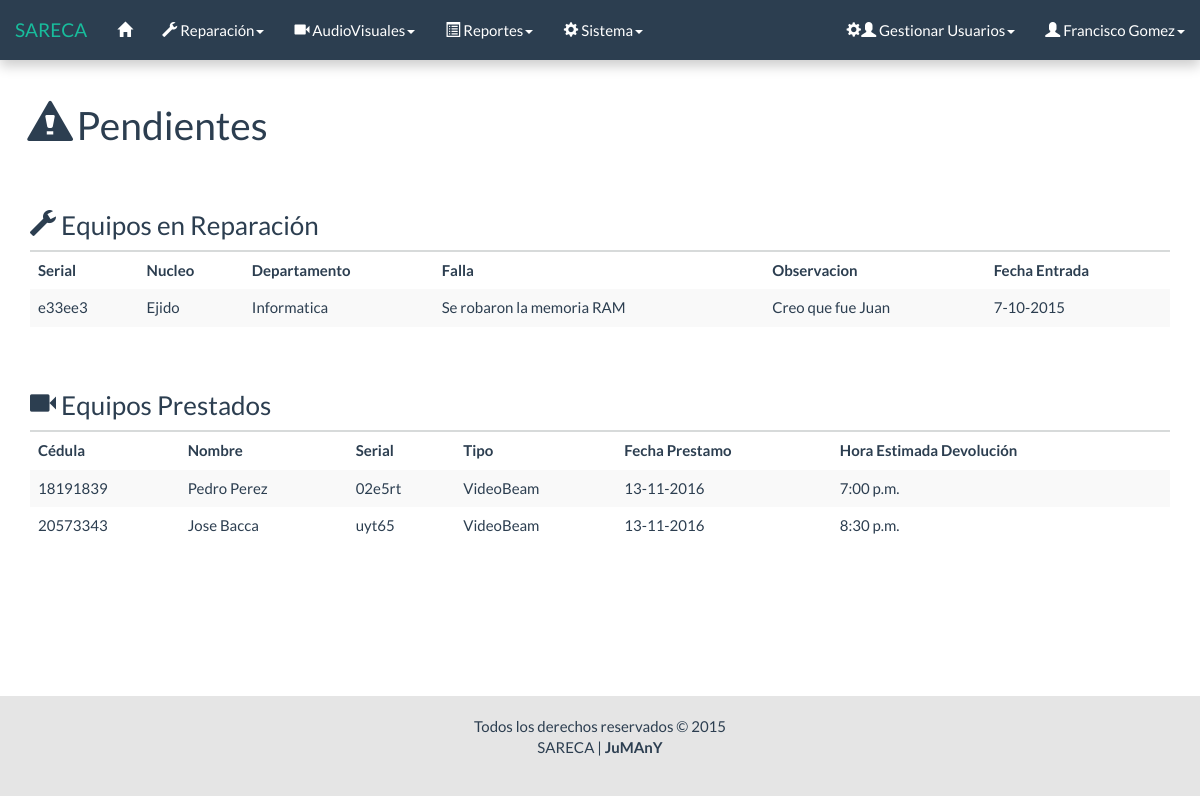
The page /html/inicio.php (signed in) on the database as committed earlier.
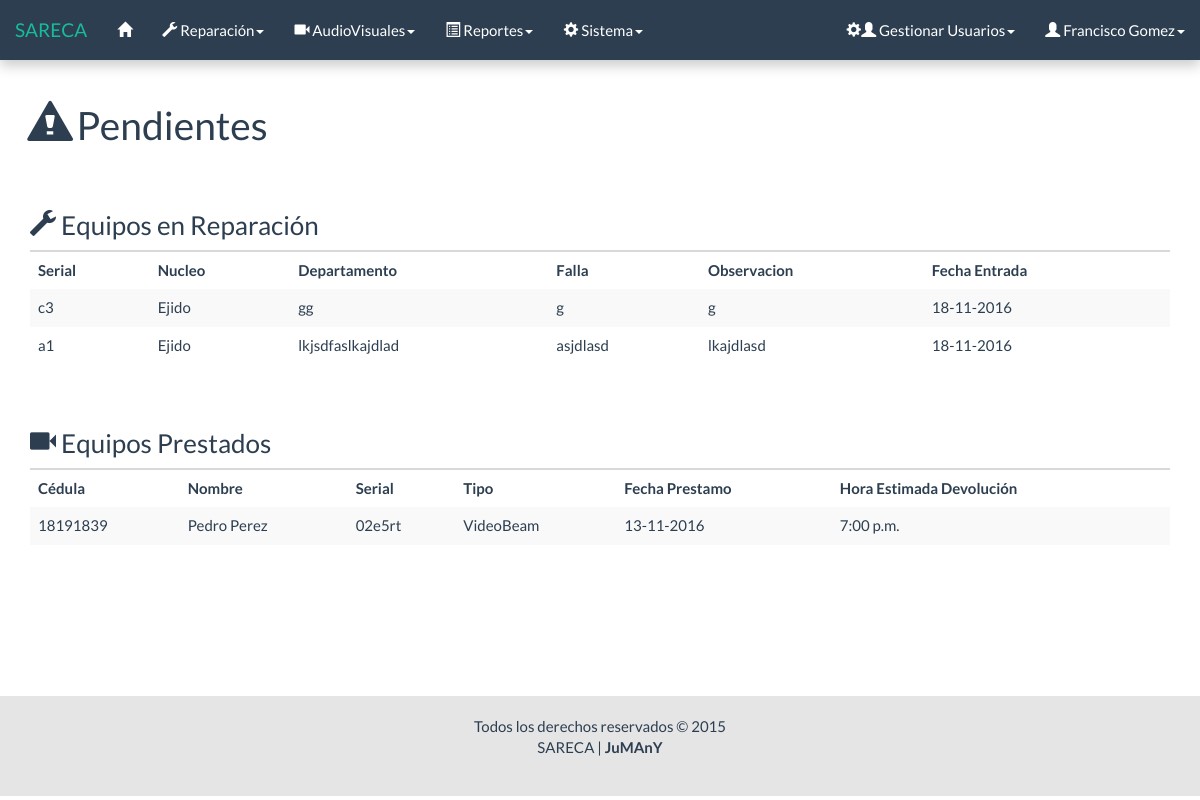
The same page on the database as committed later.
### tables this page shows
CREATE TABLE `reparacion` (
  `Id` int(11) NOT NULL AUTO_INCREMENT,
  `Serial_equipo` varchar(11) NOT NULL,
  `Fecha_entrada` date NOT NULL,
  `Nucleo` varchar(50) NOT NULL,
  `Departamento` varchar(50) NOT NULL,
  `falla` varchar(50) NOT NULL,
  `Estado` int(1) NOT NULL,
  `observacion` varchar(50) NOT NULL,
  `resultado` int(1) NOT NULL,
  `observacion_reaparacion` varchar(200) NOT NULL,
  `Fecha_salida` date NOT NULL,
  `responsable` varchar(50) NOT NULL,
  PRIMARY KEY (`Id`),
  UNIQUE KEY `Serial_equipo` (`Serial_equipo`,`Fecha_entrada`),
  KEY `responsable` (`responsable`),
  CONSTRAINT `reparacion_ibfk_1` FOREIGN KEY (`responsable`) REFERENCES `usuario` (`Id`) ON UPDATE CASCADE
);

CREATE TABLE `prestamo` (
  `Id` int(11) NOT NULL AUTO_INCREMENT,
  `Serial_equipo` varchar(11) NOT NULL,
  `Fecha_prestamo` date NOT NULL,
  `hora_prestamo` time NOT NULL,
  `hora_estimada_devolucion` time NOT NULL,
  `destino` varchar(20) NOT NULL,
  `Id_usuario_prestador` varchar(50) NOT NULL,
  `Cedula` int(8) NOT NULL,
  `carrera` varchar(30) NOT NULL,
  `Estado` int(1) NOT NULL,
  `observacion_prestamo` varchar(100) NOT NULL,
  `fecha_devolucion` date NOT NULL,
  `hora_devolucion` time NOT NULL,
  `id_usuario_receptor` varchar(50) NOT NULL,
  `observacion_devolucion` varchar(100) NOT NULL,
  PRIMARY KEY (`Id`),
  KEY `Id_usuario` (`Id_usuario_prestador`),
  KEY `Serial_equipo` (`Serial_equipo`),
  KEY `Cedula` (`Cedula`),
  KEY `id_usuario_receptor` (`id_usuario_receptor`),
  CONSTRAINT `prestamo_ibfk_3` FOREIGN KEY (`Id_usuario_prestador`) REFERENCES `usuario` (`Id`) ON UPDATE CASCADE,
  CONSTRAINT `prestamo_ibfk_5` FOREIGN KEY (`Serial_equipo`) REFERENCES `equipo_audiovisual` (`Serial`) ON UPDATE CASCADE,
  CONSTRAINT `prestamo_ibfk_6` FOREIGN KEY (`Cedula`) REFERENCES `persona` (`Cedula`) ON UPDATE CASCADE
);

CREATE TABLE `persona` (
  `Cedula` int(8) NOT NULL,
  `Nombre` varchar(30) NOT NULL,
  `cargo` varchar(20) NOT NULL,
  PRIMARY KEY (`Cedula`)
);

CREATE TABLE `equipo_audiovisual` (
  `Serial` varchar(11) NOT NULL,
  `tipo` int(1) NOT NULL,
  `numero` tinyint(4) NOT NULL,
  `rbn` varchar(20) NOT NULL,
  `modelo` varchar(20) NOT NULL,
  `marca` varchar(30) NOT NULL,
  `inf_adic` varchar(50) NOT NULL,
  `Estado` int(1) NOT NULL,
  PRIMARY KEY (`Serial`)
);

### html/inicio/inicio_rep.php (the view, shortened to what this page needs)
<?php
	require('../php/conexion/conexion.php');
	$sql = "SELECT * FROM reparacion WHERE Estado = 1";
	$res = $conectar->query($sql);
	if ($res->num_rows == 0) {
?>
		<div class="row">
			<div class="col-lg-12">
				<h3><span class="glyphicon glyphicon-wrench"></span> Equipos en Reparación</h3>
				<div class="alert alert-dismissible alert-info">
					<strong>No hay equipos en reparación.</strong>
				</div>
			</div>
		</div>
<?php
	} else {
?>
		<div class="row">
			<div class="col-lg-12">
				<h3><span class="glyphicon glyphicon-wrench"></span> Equipos en Reparación</h3>
				<table id="" class="table table-striped table-hover pendientes">
					<thead>
						<tr>
							<th>Serial</th>
							<th>Nucleo</th>
							<th>Departamento</th>
							<th>Falla</th>
							<th>Observacion</th>
							<th>Fecha Entrada</th>
						</tr>
					</thead>
					<tbody>
						<?php
						while ($fila = $res->fetch_object()) {
							list($a,$m,$d) = explode('-',$fila->Fecha_entrada);
							printf('
								<tr>
									<td>%s</td>
									<td>%s</td>
									<td>%s</td>
									<td>%s</td>
									<td>%s</td>
									<td>%d-%d-%d</td>
								</tr>',
								$fila->Serial_equipo,
								$fila->Nucleo,
								$fila->Departamento,
								$fila->falla,
								$fila->observacion,
								$d,
								$m,
								$a
							);
						}
						?>
					</tbody>
				</table>
			</div>
		</div>
<?php
	}
?>

### html/inicio/inicio_pres.php (shortened to what this page needs)
<?php
	require('../php/conexion/conexion.php');
	$sql = "SELECT *
			FROM equipo_audiovisual
			JOIN prestamo ON equipo_audiovisual.Serial = prestamo.Serial_equipo
			JOIN persona ON prestamo.Cedula = persona.Cedula
			WHERE equipo_audiovisual.Estado = 2
			AND prestamo.Estado = 2";
	$res = $conectar->query($sql);
	if ($res->num_rows == 0) {
?>
		<div class="row">
			<div class="col-lg-12">
				<h3><span class="glyphicon glyphicon-facetime-video"></span> Equipos Prestados</h3>
				<div class="alert alert-dismissible alert-info">
					<strong>No hay equipos AudioVisuales en préstamo.</strong>
				</div>
			</div>
		</div>
<?php
	} else {
?>
		<div class="row">
			<div class="col-lg-12">
				<h3><span class="glyphicon glyphicon-facetime-video"></span> Equipos Prestados</h3>
				<table id="" class="table table-striped table-hover pendientes">
					<thead>
						<tr>
							<th>Cédula</th>
							<th>Nombre</th>
							<th>Serial</th>
							<th>Tipo</th>
							<th>Fecha Prestamo</th>
							<th>Hora Estimada Devolución</th>
						</tr>
					</thead>
					<tbody>
						<?php
						while ($fila = $res->fetch_object()) {
							$tipo = ($fila->tipo == 1) ? 'VideoBeam' : 'Retroproyector';
							list($a,$m,$d) = explode('-',$fila->Fecha_prestamo);
							list($hh,$mm,) = explode(':',$fila->hora_estimada_devolucion);
							$r = $hh - 12;
							if ($r > 0) {
								$hh = $r;
								$periodo_meridiano = 'p.m.';
							} elseif ($r == 0) {
								$periodo_meridiano = 'p.m.';
							} else {
								$periodo_meridiano = 'a.m.';
							}
							printf('
								<tr class="tr_con">
									<td>%d</td>
									<td>%s</td>
									<td>%s</td>
									<td>%s</td>
									<td>%d-%d-%d</td>
									<td>%s:%s %s</td>
								</tr>',
								$fila->Cedula,
								$fila->Nombre,
								$fila->Serial_equipo,
								$tipo,
								$d,
								$m,
								$a,
								$hh,
								$mm,
								$periodo_meridiano
							);
						}
						?>
					</tbody>
				</table>
			</div>
		</div>
<?php
	}
?>

Rows that differ between the two databases and show on the page:
removed reparacion: Serial_equipo "e33ee3", Nucleo "Ejido", Departamento "Informatica", falla "Se robaron la memoria RAM", observacion "Creo que fue Juan", d "7", m "10", a "2015"
no longer on this page (row edited): prestamo: Cedula.Cedula "20573343", Cedula.Nombre "Jose Bacca", Serial_equipo "uyt65", Serial_equipo.tipo "VideoBeam", d "13", m "11", a "2016", hh "8", mm "30", periodo_meridiano "p.m."
added reparacion: Serial_equipo "c3", Nucleo "Ejido", Departamento "gg", falla "g", observacion "g", d "18", m "11", a "2016"
added reparacion: Serial_equipo "a1", Nucleo "Ejido", Departamento "lkjsdfaslkajdlad", falla "asjdlasd", observacion "lkajdlasd", d "18", m "11", a "2016"
